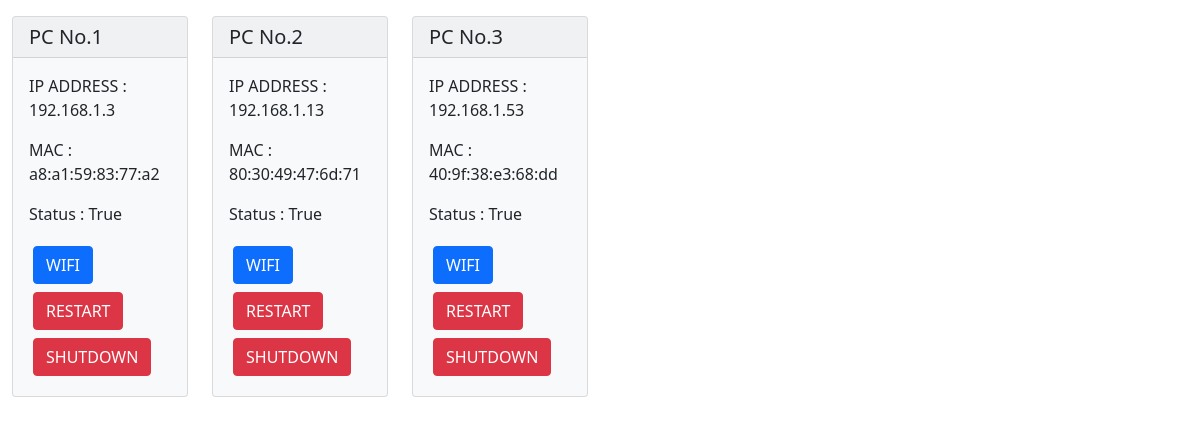
The app's page /main/active, older data.
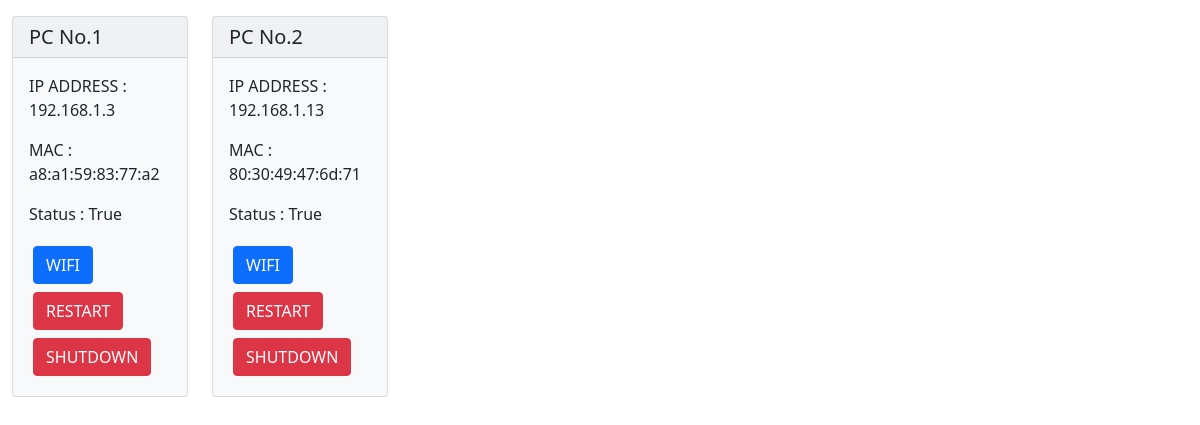
The same page, newer data.
### API_web/models.py (models this page shows, shortened)
class Computer(models.Model):
    mac_addr = models.CharField(max_length=50,primary_key=True, unique=True)
    ip_addr = models.CharField(max_length=50, null=True, blank=True)
    isAlive = models.BooleanField(default=False)
    isBlocked = models.BooleanField(default=False)
    status = models.CharField(max_length=255,null=True, blank=True)

### MainWeb/views.py (the view, shortened to what this page needs)
# urls.py: path('active',activView.as_view(), name='active'),
class activView(View):
    def get(self, request):
        data = Computer.objects.filter(isAlive=True).values()
        context = {
            'data' : data
        }
        return render(request,'main/active.html' ,context=context)

### MainWeb/templates/main/active.html (shortened to what this page needs)
{% extends "base.html" %}
{% load static %}
{% load l10n %}
{% block contents %}
<div class="row">
    {% for i in data %}
    <div class="col-sm-2 mt-2">
        <div class="card bg-light">
            <h5 class="card-header">PC No.{{forloop.counter}}</h5>
            <div class="card-body">
                <p class="card-text">IP ADDRESS : {{i.ip_addr}}</p>
                <p class="card-text">MAC : {{i.mac_addr}}</p>
                <p class="card-text">Status : {{i.isAlive}}</p>
                <div class="btn-group-vertical">
                    <form class="p-1" action="{% url 'Main_App:add_action' i.mac_addr 'wifi' %}" method="post">
                        <button type="submit" class="btn btn-primary">WIFI</button>
                    </form>
                    <form class="p-1" action="{% url 'Main_App:add_action' i.mac_addr 'restart' %}" method="post">
                        <button type="submit" class="btn btn-danger">RESTART</button>
                    </form>
                    <form class="p-1" action="{% url 'Main_App:add_action' i.mac_addr 'shutdown' %}" method="post">
                        <button type="submit" class="btn btn-danger">SHUTDOWN</button>
                    </form>
                </div>
            </div>
        </div>
    </div>
    {% endfor %}
</div>
{% endblock contents %}

Row changes from the older to the newer data that the page shows:
no longer on this page (row edited): Computer: ip_addr "192.168.1.53", mac_addr "40:9f:38:e3:68:dd", isAlive "True"
